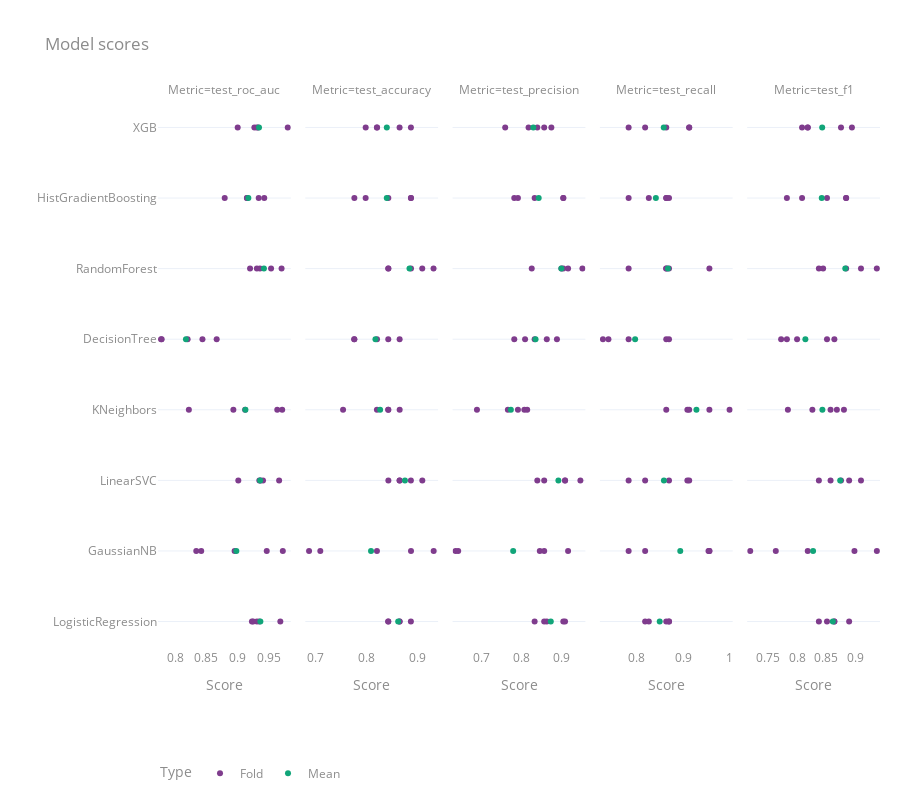

The cell this chart's notebook holds for it:
### Code cell
pnd.plot.metrics()

### Figure 1 — Plotly figure (JSON) as saved in the notebook; plotly's stock layout.template omitted (floating-point values rounded to 4 significant figures)
{"data": [{"alignmentgroup": "True", "boxpoints": "all", "fillcolor": "rgba(255,255,255,0)", "hoveron": "points", "hovertemplate": "Type=Fold<br>Metric=test_roc_auc<br>Score=%{x}<br>Model=%{y}<extra></extra>", "legendgroup": "Fold", "line": {"color": "rgba(255,255,255,0)"}, "marker": {"color": "rgb(127, 60, 141)"}, "name": "Fold", "offsetgroup": "Fold", "orientation": "v", "pointpos": 0, "showlegend": true, "type": "box", "x": [0.9308, 0.9229, 0.9348, 0.9684, 0.9249, 0.834, 0.8419, 0.8953, 0.9723, 0.9466, 0.9012, 0.9368, 0.9407, 0.9664, 0.9348, 0.8933, 0.8221, 0.9713, 0.9634, 0.9121, 0.8666, 0.8202, 0.8439, 0.7777, 0.7787, 0.92, 0.9358, 0.9704, 0.9536, 0.9308, 0.915, 0.9338, 0.9427, 0.915, 0.8794, 0.9308, 0.9002, 0.9802, 0.9269, 0.9328], "x0": " ", "xaxis": "x", "y": ["LogisticRegression", "LogisticRegression", "LogisticRegression", "LogisticRegression", "LogisticRegression", "GaussianNB", "GaussianNB", "GaussianNB", "GaussianNB", "GaussianNB", "LinearSVC", "LinearSVC", "LinearSVC", "LinearSVC", "LinearSVC", "KNeighbors", "KNeighbors", "KNeighbors", "KNeighbors", "KNeighbors", "DecisionTree", "DecisionTree", "DecisionTree", "DecisionTree", "DecisionTree", "RandomForest", "RandomForest", "RandomForest", "RandomForest", "RandomForest", "HistGradientBoosting", "HistGradientBoosting", "HistGradientBoosting", "HistGradientBoosting", "HistGradientBoosting", "XGB", "XGB", "XGB", "XGB", "XGB"], "y0": " ", "yaxis": "y"}, {"alignmentgroup": "True", "boxpoints": "all", "fillcolor": "rgba(255,255,255,0)", "hoveron": "points", "hovertemplate": "Type=Fold<br>Metric=test_accuracy<br>Score=%{x}<br>Model=%{y}<extra></extra>", "legendgroup": "Fold", "line": {"color": "rgba(255,255,255,0)"}, "marker": {"color": "rgb(127, 60, 141)"}, "name": "Fold", "offsetgroup": "Fold", "orientation": "v", "pointpos": 0, "showlegend": false, "type": "box", "x": [0.8444, 0.8667, 0.8889, 0.8667, 0.8444, 0.6889, 0.7111, 0.8222, 0.8889, 0.9333, 0.8444, 0.9111, 0.8889, 0.8667, 0.8667, 0.8222, 0.7556, 0.8444, 0.8667, 0.8444, 0.8667, 0.8222, 0.8444, 0.7778, 0.7778, 0.8444, 0.8889, 0.9111, 0.9333, 0.8444, 0.8889, 0.8889, 0.8444, 0.8, 0.7778, 0.8222, 0.8, 0.8889, 0.8667, 0.8222], "x0": " ", "xaxis": "x2", "y": ["LogisticRegression", "LogisticRegression", "LogisticRegression", "LogisticRegression", "LogisticRegression", "GaussianNB", "GaussianNB", "GaussianNB", "GaussianNB", "GaussianNB", "LinearSVC", "LinearSVC", "LinearSVC", "LinearSVC", "LinearSVC", "KNeighbors", "KNeighbors", "KNeighbors", "KNeighbors", "KNeighbors", "DecisionTree", "DecisionTree", "DecisionTree", "DecisionTree", "DecisionTree", "RandomForest", "RandomForest", "RandomForest", "RandomForest", "RandomForest", "HistGradientBoosting", "HistGradientBoosting", "HistGradientBoosting", "HistGradientBoosting", "HistGradientBoosting", "XGB", "XGB", "XGB", "XGB", "XGB"], "y0": " ", "yaxis": "y2"}, {"alignmentgroup": "True", "boxpoints": "all", "fillcolor": "rgba(255,255,255,0)", "hoveron": "points", "hovertemplate": "Type=Fold<br>Metric=test_precision<br>Score=%{x}<br>Model=%{y}<extra></extra>", "legendgroup": "Fold", "line": {"color": "rgba(255,255,255,0)"}, "marker": {"color": "rgb(127, 60, 141)"}, "name": "Fold", "offsetgroup": "Fold", "orientation": "v", "pointpos": 0, "showlegend": false, "type": "box", "x": [0.8571, 0.8636, 0.9091, 0.9048, 0.8333, 0.6429, 0.6364, 0.8571, 0.8462, 0.9167, 0.8571, 0.9091, 0.9091, 0.9474, 0.84, 0.7917, 0.6897, 0.7667, 0.8148, 0.8077, 0.8636, 0.8889, 0.8333, 0.7826, 0.8095, 0.8261, 0.9048, 0.9524, 0.9167, 0.9, 0.9048, 0.9048, 0.8333, 0.7917, 0.7826, 0.8182, 0.76, 0.875, 0.84, 0.8571], "x0": " ", "xaxis": "x3", "y": ["LogisticRegression", "LogisticRegression", "LogisticRegression", "LogisticRegression", "LogisticRegression", "GaussianNB", "GaussianNB", "GaussianNB", "GaussianNB", "GaussianNB", "LinearSVC", "LinearSVC", "LinearSVC", "LinearSVC", "LinearSVC", "KNeighbors", "KNeighbors", "KNeighbors", "KNeighbors", "KNeighbors", "DecisionTree", "DecisionTree", "DecisionTree", "DecisionTree", "DecisionTree", "RandomForest", "RandomForest", "RandomForest", "RandomForest", "RandomForest", "HistGradientBoosting", "HistGradientBoosting", "HistGradientBoosting", "HistGradientBoosting", "HistGradientBoosting", "XGB", "XGB", "XGB", "XGB", "XGB"], "y0": " ", "yaxis": "y3"}, {"alignmentgroup": "True", "boxpoints": "all", "fillcolor": "rgba(255,255,255,0)", "hoveron": "points", "hovertemplate": "Type=Fold<br>Metric=test_recall<br>Score=%{x}<br>Model=%{y}<extra></extra>", "legendgroup": "Fold", "line": {"color": "rgba(255,255,255,0)"}, "marker": {"color": "rgb(127, 60, 141)"}, "name": "Fold", "offsetgroup": "Fold", "orientation": "v", "pointpos": 0, "showlegend": false, "type": "box", "x": [0.8182, 0.8636, 0.8696, 0.8261, 0.8696, 0.8182, 0.9545, 0.7826, 0.9565, 0.9565, 0.8182, 0.9091, 0.8696, 0.7826, 0.913, 0.8636, 0.9091, 1, 0.9565, 0.913, 0.8636, 0.7273, 0.8696, 0.7826, 0.7391, 0.8636, 0.8636, 0.8696, 0.9565, 0.7826, 0.8636, 0.8636, 0.8696, 0.8261, 0.7826, 0.8182, 0.8636, 0.913, 0.913, 0.7826], "x0": " ", "xaxis": "x4", "y": ["LogisticRegression", "LogisticRegression", "LogisticRegression", "LogisticRegression", "LogisticRegression", "GaussianNB", "GaussianNB", "GaussianNB", "GaussianNB", "GaussianNB", "LinearSVC", "LinearSVC", "LinearSVC", "LinearSVC", "LinearSVC", "KNeighbors", "KNeighbors", "KNeighbors", "KNeighbors", "KNeighbors", "DecisionTree", "DecisionTree", "DecisionTree", "DecisionTree", "DecisionTree", "RandomForest", "RandomForest", "RandomForest", "RandomForest", "RandomForest", "HistGradientBoosting", "HistGradientBoosting", "HistGradientBoosting", "HistGradientBoosting", "HistGradientBoosting", "XGB", "XGB", "XGB", "XGB", "XGB"], "y0": " ", "yaxis": "y4"}, {"alignmentgroup": "True", "boxpoints": "all", "fillcolor": "rgba(255,255,255,0)", "hoveron": "points", "hovertemplate": "Type=Fold<br>Metric=test_f1<br>Score=%{x}<br>Model=%{y}<extra></extra>", "legendgroup": "Fold", "line": {"color": "rgba(255,255,255,0)"}, "marker": {"color": "rgb(127, 60, 141)"}, "name": "Fold", "offsetgroup": "Fold", "orientation": "v", "pointpos": 0, "showlegend": false, "type": "box", "x": [0.8372, 0.8636, 0.8889, 0.8636, 0.8511, 0.72, 0.7636, 0.8182, 0.898, 0.9362, 0.8372, 0.9091, 0.8889, 0.8571, 0.875, 0.8261, 0.7843, 0.8679, 0.88, 0.8571, 0.8636, 0.8, 0.8511, 0.7826, 0.7727, 0.8444, 0.8837, 0.9091, 0.9362, 0.8372, 0.8837, 0.8837, 0.8511, 0.8085, 0.7826, 0.8182, 0.8085, 0.8936, 0.875, 0.8182], "x0": " ", "xaxis": "x5", "y": ["LogisticRegression", "LogisticRegression", "LogisticRegression", "LogisticRegression", "LogisticRegression", "GaussianNB", "GaussianNB", "GaussianNB", "GaussianNB", "GaussianNB", "LinearSVC", "LinearSVC", "LinearSVC", "LinearSVC", "LinearSVC", "KNeighbors", "KNeighbors", "KNeighbors", "KNeighbors", "KNeighbors", "DecisionTree", "DecisionTree", "DecisionTree", "DecisionTree", "DecisionTree", "RandomForest", "RandomForest", "RandomForest", "RandomForest", "RandomForest", "HistGradientBoosting", "HistGradientBoosting", "HistGradientBoosting", "HistGradientBoosting", "HistGradientBoosting", "XGB", "XGB", "XGB", "XGB", "XGB"], "y0": " ", "yaxis": "y5"}, {"alignmentgroup": "True", "boxpoints": "all", "fillcolor": "rgba(255,255,255,0)", "hoveron": "points", "hovertemplate": "Type=Mean<br>Metric=test_roc_auc<br>Score=%{x}<br>Model=%{y}<extra></extra>", "legendgroup": "Mean", "line": {"color": "rgba(255,255,255,0)"}, "marker": {"color": "rgb(17, 165, 121)"}, "name": "Mean", "offsetgroup": "Mean", "orientation": "v", "pointpos": 0, "showlegend": true, "type": "box", "x": [0.8174, 0.898, 0.9172, 0.9125, 0.936, 0.9364, 0.9421, 0.9342], "x0": " ", "xaxis": "x", "y": ["DecisionTree", "GaussianNB", "HistGradientBoosting", "KNeighbors", "LinearSVC", "LogisticRegression", "RandomForest", "XGB"], "y0": " ", "yaxis": "y"}, {"alignmentgroup": "True", "boxpoints": "all", "fillcolor": "rgba(255,255,255,0)", "hoveron": "points", "hovertemplate": "Type=Mean<br>Metric=test_accuracy<br>Score=%{x}<br>Model=%{y}<extra></extra>", "legendgroup": "Mean", "line": {"color": "rgba(255,255,255,0)"}, "marker": {"color": "rgb(17, 165, 121)"}, "name": "Mean", "offsetgroup": "Mean", "orientation": "v", "pointpos": 0, "showlegend": false, "type": "box", "x": [0.8178, 0.8089, 0.84, 0.8267, 0.8756, 0.8622, 0.8844, 0.84], "x0": " ", "xaxis": "x2", "y": ["DecisionTree", "GaussianNB", "HistGradientBoosting", "KNeighbors", "LinearSVC", "LogisticRegression", "RandomForest", "XGB"], "y0": " ", "yaxis": "y2"}, {"alignmentgroup": "True", "boxpoints": "all", "fillcolor": "rgba(255,255,255,0)", "hoveron": "points", "hovertemplate": "Type=Mean<br>Metric=test_precision<br>Score=%{x}<br>Model=%{y}<extra></extra>", "legendgroup": "Mean", "line": {"color": "rgba(255,255,255,0)"}, "marker": {"color": "rgb(17, 165, 121)"}, "name": "Mean", "offsetgroup": "Mean", "orientation": "v", "pointpos": 0, "showlegend": false, "type": "box", "x": [0.8356, 0.7798, 0.8434, 0.7741, 0.8925, 0.8736, 0.9, 0.8301], "x0": " ", "xaxis": "x3", "y": ["DecisionTree", "GaussianNB", "HistGradientBoosting", "KNeighbors", "LinearSVC", "LogisticRegression", "RandomForest", "XGB"], "y0": " ", "yaxis": "y3"}, {"alignmentgroup": "True", "boxpoints": "all", "fillcolor": "rgba(255,255,255,0)", "hoveron": "points", "hovertemplate": "Type=Mean<br>Metric=test_recall<br>Score=%{x}<br>Model=%{y}<extra></extra>", "legendgroup": "Mean", "line": {"color": "rgba(255,255,255,0)"}, "marker": {"color": "rgb(17, 165, 121)"}, "name": "Mean", "offsetgroup": "Mean", "orientation": "v", "pointpos": 0, "showlegend": false, "type": "box", "x": [0.7964, 0.8937, 0.8411, 0.9285, 0.8585, 0.8494, 0.8672, 0.8581], "x0": " ", "xaxis": "x4", "y": ["DecisionTree", "GaussianNB", "HistGradientBoosting", "KNeighbors", "LinearSVC", "LogisticRegression", "RandomForest", "XGB"], "y0": " ", "yaxis": "y4"}, {"alignmentgroup": "True", "boxpoints": "all", "fillcolor": "rgba(255,255,255,0)", "hoveron": "points", "hovertemplate": "Type=Mean<br>Metric=test_f1<br>Score=%{x}<br>Model=%{y}<extra></extra>", "legendgroup": "Mean", "line": {"color": "rgba(255,255,255,0)"}, "marker": {"color": "rgb(17, 165, 121)"}, "name": "Mean", "offsetgroup": "Mean", "orientation": "v", "pointpos": 0, "showlegend": false, "type": "box", "x": [0.814, 0.8272, 0.8419, 0.8431, 0.8735, 0.8609, 0.8821, 0.8427], "x0": " ", "xaxis": "x5", "y": ["DecisionTree", "GaussianNB", "HistGradientBoosting", "KNeighbors", "LinearSVC", "LogisticRegression", "RandomForest", "XGB"], "y0": " ", "yaxis": "y5"}], "layout": {"annotations": [{"font": {}, "showarrow": false, "text": "Metric=test_roc_auc", "x": 0.092, "xanchor": "center", "xref": "paper", "y": 1, "yanchor": "bottom", "yref": "paper"}, {"font": {}, "showarrow": false, "text": "Metric=test_accuracy", "x": 0.296, "xanchor": "center", "xref": "paper", "y": 1, "yanchor": "bottom", "yref": "paper"}, {"font": {}, "showarrow": false, "text": "Metric=test_precision", "x": 0.5, "xanchor": "center", "xref": "paper", "y": 1, "yanchor": "bottom", "yref": "paper"}, {"font": {}, "showarrow": false, "text": "Metric=test_recall", "x": 0.704, "xanchor": "center", "xref": "paper", "y": 1, "yanchor": "bottom", "yref": "paper"}, {"font": {}, "showarrow": false, "text": "Metric=test_f1", "x": 0.908, "xanchor": "center", "xref": "paper", "y": 1, "yanchor": "bottom", "yref": "paper"}], "boxmode": "group", "height": 800, "legend": {"title": {"text": "Type"}, "tracegroupgap": 0}, "title": {"text": "Model scores"}, "xaxis": {"anchor": "y", "domain": [0, 0.184], "title": {"text": "Score"}}, "xaxis2": {"anchor": "y2", "domain": [0.204, 0.388], "title": {"text": "Score"}}, "xaxis3": {"anchor": "y3", "domain": [0.408, 0.592], "title": {"text": "Score"}}, "xaxis4": {"anchor": "y4", "domain": [0.612, 0.796], "title": {"text": "Score"}}, "xaxis5": {"anchor": "y5", "domain": [0.816, 1], "title": {"text": "Score"}}, "yaxis": {"anchor": "x", "domain": [0, 1], "title": {"text": ""}}, "yaxis2": {"anchor": "x2", "domain": [0, 1], "matches": "y", "showticklabels": false}, "yaxis3": {"anchor": "x3", "domain": [0, 1], "matches": "y", "showticklabels": false}, "yaxis4": {"anchor": "x4", "domain": [0, 1], "matches": "y", "showticklabels": false}, "yaxis5": {"anchor": "x5", "domain": [0, 1], "matches": "y", "showticklabels": false}}}
